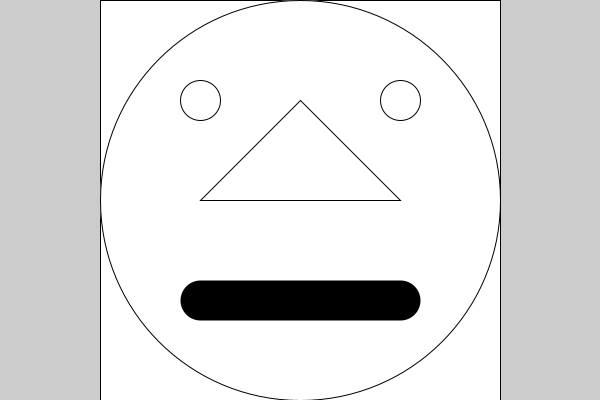
Frame 1 (no input)
Frame 60 (the mouse pressed at the canvas centre just before this capture): identical to frame 1, image omitted
Frame 120 (the mouse held since frame 60 and released just before this capture): identical to frame 1, image omitted

The Processing sketch that drew this single still picture (run headless with seeded random() and noise(); from frame 60 on, the mouse is pressed at the canvas centre):

// Processing sketch: Measles
// ── Measles.pde
int appWidth, appHeight;
float faceX, faceY, faceDiameter;
float backgroundX, backgroundY, backgroundWidth, backgroundHeight;
float leftEyeX, leftEyeY, rightEyeX, rightEyeY, eyeDimater;
float noseX1, noseY1, noseX2, noseY2, noseX3, noseY3;
float mouthX1, mouthY1, mouthX2, mouthY2, mouthOpen, mouthReset;
float measleX, measleY, measleDiameter; 
float smallerDimension;
color resetColour=#FFFFFF, red=#D31111, blue=#5675C1, green=#58CB1F, yellow=#F7FA74;
//
void setup() {
  size( 600, 400); //fullScreen;
  appWidth = width; //displayWidth
  appHeight = height; //displayHeight
  //Ternary Operator
  int smallerDimension = (appWidth >= appHeight) ? appHeight : appWidth;
  println("Smaller Dimension is", smallerDimension);
  //
  //Population
  faceX = appWidth*1/2;
  faceY = appHeight*1/2;
  faceDiameter = smallerDimension;
  backgroundX = faceX - faceDiameter*1/2;
  backgroundY = faceY - faceDiameter*1/2;
  backgroundWidth = faceDiameter;
  backgroundHeight = faceDiameter;
  leftEyeX = backgroundX + smallerDimension*1/4;
  leftEyeY = backgroundY + smallerDimension*1/4;
  eyeDimater = smallerDimension*1/10;
  rightEyeX = backgroundX + smallerDimension*3/4;
  rightEyeY = leftEyeY;
  noseX1 = faceX;
  noseY1 = rightEyeY;
  noseX2 = leftEyeX;
  noseY2 = faceY;
  noseX3 = rightEyeX;
  noseY3 = faceY;
  mouthX1 = noseX2;
  mouthY1 = backgroundY + smallerDimension*3/4;
  mouthX2 = noseX3;
  mouthY2 = mouthY1;
  mouthOpen = smallerDimension*1/12;
  mouthOpen = smallerDimension*1/10;
  mouthReset = smallerDimension/smallerDimension; //1=reset\
  //
  //DIVs
  ellipse( faceX, faceY, faceDiameter, faceDiameter );
  //4 Inscribed buttons on the background square not on the circle
  //Solve Isolceles leg length to find rect() width and height
  //2x^2 = radius^2
  rect( backgroundX, backgroundY, smallerDimension/2-sqrt(sq(smallerDimension/2)/2), smallerDimension/2-sqrt(sq(smallerDimension/2)/2) );
  println(backgroundX, smallerDimension, smallerDimension/2, sq( smallerDimension/2 ), sq( smallerDimension/2 ) /2, sqrt( sq( smallerDimension/2 ) /2 ), smallerDimension/2-sqrt(sq(smallerDimension/2)/2) );
  //
} //End setup
//
void draw() {
  rect( backgroundX, backgroundY, backgroundWidth, backgroundHeight ); //Circle ONLY
  ellipse( faceX, faceY, faceDiameter, faceDiameter );
  ellipse ( leftEyeX, leftEyeY, eyeDimater, eyeDimater ); //Left Eye
  ellipse ( rightEyeX, rightEyeY, eyeDimater, eyeDimater ); //Right Eye
  triangle( noseX1, noseY1, noseX2, noseY2, noseX3, noseY3 ); //Nose
  strokeWeight(mouthOpen); 
  line( mouthX1, mouthY1, mouthX2, mouthY2 ); //mouth
  strokeWeight(mouthReset); //1=reset
  //
  color measleColour = color(255, random(0, 84), random(0, 103));
  fill(measleColour);
  measleX = random( 0, appWidth );
  measleY = random(0, appHeight );
  measleDiameter = random( smallerDimension*1/50, smallerDimension*1/30 );
  fill(resetColour);
} //End draw
//
void keyPressed() {
} //End keyPressed
//
void mousePressed() {
} //End mousePressed
//
//End MAIN Program
